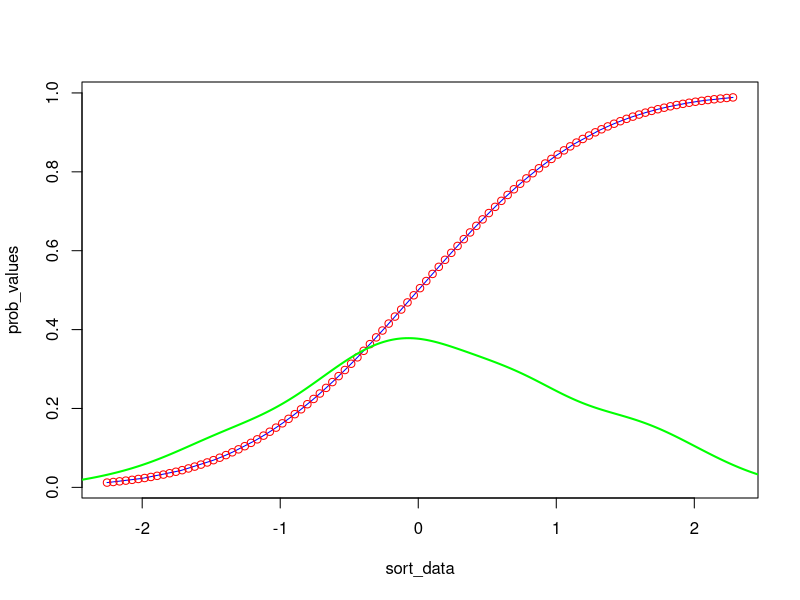

Generate this figure with R:
#' @title 10_VisualizingNormality.R
#' @description Visualising normality with a Cumulative Distribution Function
#' @author NMCG
#' @bugs None
#' @keywords CDF
#' @seealso 

set.seed(456)

# ask 100 people to pick a number from -4 to +4 (i.e. +/- 4 standard devs)
data <- rnorm(100, mean = 0, sd = 1)

# sort the values you get
sort_data <- sort(data)

# what are the sorted set of probablilities of seeing this number or less?
prob_values <- pnorm(sort_data)

# plot the original number vs the probabilities 
plot(sort_data, prob_values, type = "l", col = "blue")

# what does the ideal CDF look like (i.e. for an ideally normally distributed set of values in range -4 to +4)? 
curve(pnorm(x), add = TRUE, col = "red",
      type = "p")

# lets add a histogram of our original random numbers
lines(density(data), col = "green", lwd= 2)



